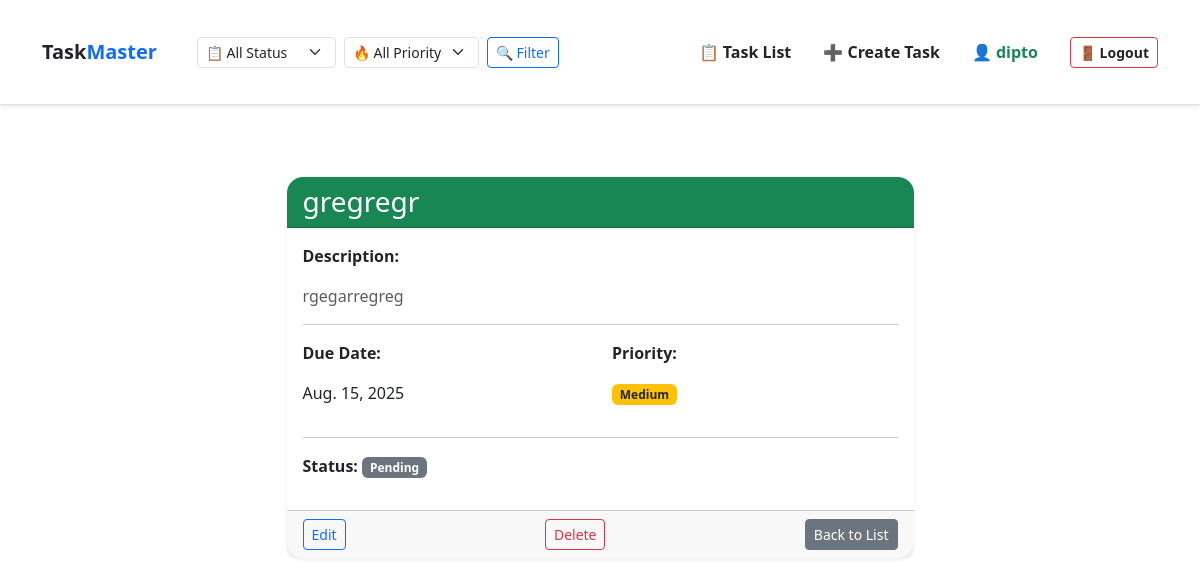
The page /task/6/ (signed in) on the database its author committed.
### tasks/models.py (models this page shows, shortened)
class Task(models.Model):
    PRIORITY_CHOICES = [
        ('low', 'Low'),
        ('medium', 'Medium'),
        ('high', 'High'),
    ]
    user = models.ForeignKey(User, on_delete=models.CASCADE)
    title = models.CharField(max_length=255)
    description = models.TextField(blank=True)
    due_date = models.DateField()
    priority = models.CharField(max_length=10, choices=PRIORITY_CHOICES, default='medium')
    completed = models.BooleanField(default=False)

### tasks/views.py (the view)
# urls.py: path('task/<int:pk>/', views.task_detail, name='task-detail'),
@login_required(login_url='tasks:login')
def task_detail(request, pk):
    task = get_object_or_404(Task, pk=pk, user=request.user)
    return render(request, 'tasks/task_detail.html', {'task': task})

### tasks/templates/tasks/task_detail.html
{% extends "tasks/base.html" %}
{% block content %}
<div class="container py-5">
  <div class="row justify-content-center">
    <div class="col-lg-7 col-md-9 col-sm-11">
      <div class="card shadow-sm rounded-4 border-0">
        <div class="card-header bg-success text-white rounded-top-4">
          <h3 class="mb-0">{{ task.title }}</h3>
        </div>
        <div class="card-body">
          <p><strong>Description:</strong></p>
          <p class="text-muted">
            {{ task.description|default:"No description available." }}
          </p>
          <hr />
          <div class="row">
            <div class="col-6">
              <p><strong>Due Date:</strong></p>
              <p>{{ task.due_date }}</p>
            </div>
            <div class="col-6">
              <p><strong>Priority:</strong></p>
              {% if task.priority == 'high' %}
              <span class="badge bg-danger">High</span>
              {% elif task.priority == 'medium' %}
              <span class="badge bg-warning text-dark">Medium</span>
              {% else %}
              <span class="badge bg-success">Low</span>
              {% endif %}
            </div>
          </div>
          <hr />
          <p>
            <strong>Status:</strong>
            {% if task.completed %}
            <span class="badge bg-success">Completed</span>
            {% else %}
            <span class="badge bg-secondary">Pending</span>
            {% endif %}
          </p>
        </div>
        <div class="card-footer d-flex justify-content-between">
          <a
            href="{% url 'tasks:task-update' task.pk %}"
            class="btn btn-outline-primary btn-sm"
            >Edit</a
          >
          <a
            href="{% url 'tasks:task-delete' task.pk %}"
            class="btn btn-outline-danger btn-sm"
            >Delete</a
          >
          <a href="{% url 'tasks:task-list' %}" class="btn btn-secondary btn-sm"
            >Back to List</a
          >
        </div>
      </div>
    </div>
  </div>
</div>
{% endblock %}

### tasks/templates/tasks/navbar.html (shortened to what this page needs)
{% load static %}
<nav class="navbar navbar-expand-lg navbar-light bg-white shadow-sm border-bottom py-3">
  <div class="container">
    <a class="navbar-brand fw-bold text-primary" href="{% url 'tasks:task-list' %}">
       <span class="text-dark">Task</span><span class="text-primary">Master</span>
    </a>
    <div class="collapse navbar-collapse" id="navbarContent">
      {% if user.is_authenticated %}
      <form class="d-flex align-items-center gap-2 ms-4" method="get" action="{% url 'tasks:task-list' %}">
        <div>
          <select name="status" class="form-select form-select-sm">
            <option value="">📋 All Status</option>
          </select>
        </div>
        <div>
          <select name="priority" class="form-select form-select-sm">
            <option value="">🔥 All Priority</option>
          </select>
        </div>
        <button type="submit" class="btn btn-outline-primary btn-sm">🔍 Filter</button>
      </form>
      {% endif %}
      <ul class="navbar-nav ms-auto align-items-center gap-3">
        {% if user.is_authenticated %}
        <li class="nav-item">
          <a class="nav-link text-dark fw-bold" href="{% url 'tasks:task-list' %}">📋 Task List</a>
        </li>
        <li class="nav-item">
          <a class="nav-link text-dark fw-bold" href="{% url 'tasks:task-create' %}">➕ Create Task</a>
        </li>
        {% endif %}
      </ul>
      {% if user.is_authenticated %}
      <ul class="navbar-nav align-items-center gap-3 ms-4">
        <li class="nav-item">
          <span class="navbar-text fw-bold text-success">👤 {{ user.username }}</span>
        </li><br><br><br>
        <li class="nav-item">
          <form method="post" action="{% url 'tasks:logout' %}">
            <button class="btn btn-outline-danger btn-sm text-dark fw-bold" type="submit">🚪 Logout</button>
          </form>
        </li>
      </ul>
      {% endif %}
    </div>
  </div>
</nav>

### rows shown on the page
Task: title "gregregr", description "rgegarregreg", due_date "Aug. 15, 2025"

### other values the page prints
{{ user.username }} "dipto"
